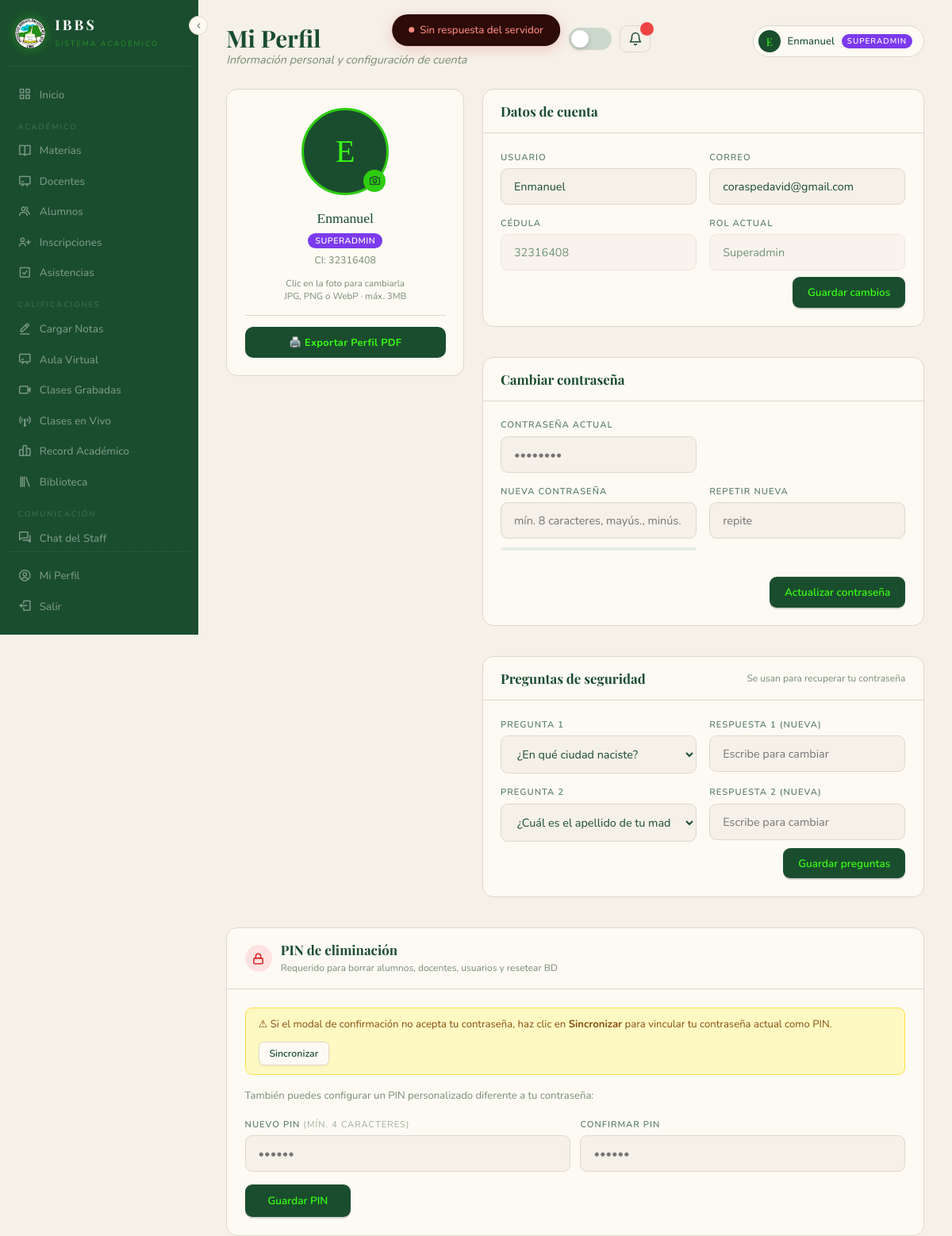
The page /modulo_perfil.php (signed in) on the database its author committed.
### tables this page shows
CREATE TABLE `usuarios` (
  `id` int(11) NOT NULL,
  `usuario` varchar(60) NOT NULL,
  `correo` varchar(120) NOT NULL,
  `cedula` varchar(20) NOT NULL,
  `password_hash` varchar(255) NOT NULL,
  `rol` enum('superadmin','admin','profesor','alumno') DEFAULT 'alumno',
  `activo` tinyint(1) DEFAULT 1,
  `foto` varchar(255) DEFAULT NULL,
  `preg1` varchar(200) DEFAULT NULL,
  `resp1_hash` varchar(255) DEFAULT NULL,
  `preg2` varchar(200) DEFAULT NULL,
  `resp2_hash` varchar(255) DEFAULT NULL,
  `creado_en` datetime DEFAULT current_timestamp(),
  `delete_pin` varchar(255) DEFAULT NULL
);

### modulo_perfil.php (the view, shortened to what this page needs)
<?php
$page_title  = 'Mi Perfil';
$page_sub    = 'Información personal y configuración de cuenta';
$active_link = 'perfil';
include __DIR__.'/layout/head.php';
$con = db();
$u = mysqli_fetch_assoc(mysqli_query($con,"SELECT * FROM usuarios WHERE id=$_uid"));
?>
<div style="display:grid;grid-template-columns:300px 1fr;gap:1.4rem;align-items:start;">
  <div class="card" style="text-align:center;">
    <div class="card-body">
      <div id="fotoWrap" style="position:relative;display:inline-block;margin-bottom:1.2rem;">
        <?php $foto=$u['foto']?'../inicio/'.$u['foto']:null; ?>
        <div id="fotoCircle" style="width:110px;height:110px;border-radius:50%;overflow:hidden;background:var(--ink);display:flex;align-items:center;justify-content:center;margin:0 auto;border:3px solid var(--lime2);cursor:pointer;" onclick="document.getElementById('inputFoto').click()" title="Cambiar foto">
          <?php if($foto && file_exists(__DIR__.'/'.$u['foto'])): ?>
            <img id="fotoImg" src="<?=htmlspecialchars($u['foto'])?>" style="width:100%;height:100%;object-fit:cover;">
          <?php else: ?>
            <span id="fotoIni" style="font-family:'DM Serif Display',serif;font-size:2.5rem;color:var(--lime);"><?=strtoupper(mb_substr($u['usuario'],0,1))?></span>
          <?php endif; ?>
        </div>
        <div style="position:absolute;bottom:4px;right:4px;width:28px;height:28px;background:var(--lime2);border-radius:50%;display:flex;align-items:center;justify-content:center;cursor:pointer;pointer-events:none;">
        </div>
      </div>
      <div style="font-family:'DM Serif Display',serif;font-size:1.1rem;"><?=htmlspecialchars($u['usuario'])?></div>
      <div style="margin-top:.3rem;">
        <span class="badge <?= $u['rol']==='superadmin'?'b-superadmin':($u['rol']==='admin'?'b-admin':($u['rol']==='profesor'?'b-profesor':'b-alumno'))?>"><?=ucfirst($u['rol'])?></span>
      </div>
      <div style="font-size:.78rem;color:var(--muted);margin-top:.4rem;">CI: <?=htmlspecialchars($u['cedula'])?></div>
      <p style="font-size:.72rem;color:var(--muted);margin-top:.8rem;">Clic en la foto para cambiarla<br>JPG, PNG o WebP · máx. 3MB</p>
      <div style="margin-top:1rem;padding-top:.9rem;border-top:1px solid var(--border);">
        <a href="api/export_perfil.php" target="_blank"
           style="display:flex;align-items:center;justify-content:center;gap:.5rem;width:100%;padding:.65rem 0;background:var(--ink);color:var(--lime);border-radius:10px;font-size:.8rem;font-weight:700;text-decoration:none;letter-spacing:.3px;">
          🖨️ Exportar Perfil PDF
        </a>
      </div>
    </div>
  </div>
  <div style="display:flex;flex-direction:column;gap:1.2rem;">
    <div class="card">
      <div class="card-head"><h3>Datos de cuenta</h3></div>
      <div class="card-body">
        <div class="form-grid">
          <div class="field"><label>Usuario</label><input id="pU" value="<?=htmlspecialchars($u['usuario'])?>"></div>
          <div class="field"><label>Correo</label><input id="pM" type="email" value="<?=htmlspecialchars($u['correo'])?>"></div>
          <div class="field"><label>Cédula</label><input id="pCed" value="<?=htmlspecialchars($u['cedula'])?>" readonly style="opacity:.6;cursor:not-allowed;"></div>
          <div class="field"><label>Rol actual</label><input value="<?=ucfirst($u['rol'])?>" readonly style="opacity:.6;cursor:not-allowed;"></div>
        </div>
        <div style="display:flex;justify-content:flex-end;margin-top:.5rem;">
          <button class="btn btn-primary" onclick="guardarDatos()">Guardar cambios</button>
        </div>
      </div>
    </div>
    <div class="card">
      <div class="card-head"><h3>Cambiar contraseña</h3></div>
      <div class="card-body">
        <div class="form-grid">
          <div class="field"><label>Contraseña actual</label><input type="password" id="pPwdAct" placeholder="••••••••"></div>
          <div class="field"></div>
          <div class="field">
            <label>Nueva contraseña</label>
            <input type="password" id="pPwdN" placeholder="mín. 8 caracteres, mayús., minús. y nº" oninput="renderStrength(this.value,'pwdBar')">
            <div style="height:4px;border-radius:2px;background:#e5ede6;margin-top:4px;overflow:hidden;">
            </div>
            <div id="pwdHint" style="font-size:.7rem;color:var(--muted);margin-top:3px;min-height:1rem;"></div>
          </div>
          <div class="field"><label>Repetir nueva</label><input type="password" id="pPwdR" placeholder="repite"></div>
        </div>
        <div style="display:flex;justify-content:flex-end;margin-top:.5rem;">
          <button class="btn btn-primary" onclick="cambiarPwd()">Actualizar contraseña</button>
        </div>
      </div>
    </div>
    <div class="card">
      <div class="card-head"><h3>Preguntas de seguridad</h3>
        <span style="font-size:.75rem;color:var(--muted);">Se usan para recuperar tu contraseña</span>
      </div>
      <div class="card-body">
        <div class="form-grid">
          <div class="field"><label>Pregunta 1</label>
            <select id="pPrg1">
              <?php $pregs=['¿Cuál es el nombre de tu primera mascota?','¿En qué ciudad naciste?','¿Cuál es el apellido de tu madre?','¿Cuál fue el nombre de tu primera escuela?','¿Cuál es tu comida favorita?','¿Cuál es el nombre de tu mejor amigo de infancia?'];
              foreach($pregs as $p): ?>
              <option <?=$u['preg1']===$p?'selected':''?>><?=htmlspecialchars($p)?></option>
              <?php endforeach; ?>
            </select>
          </div>
          <div class="field"><label>Respuesta 1 (nueva)</label><input id="pR1" placeholder="Escribe para cambiar"></div>
          <div class="field"><label>Pregunta 2</label>
            <select id="pPrg2">
              <?php foreach($pregs as $p): ?>
              <option <?=$u['preg2']===$p?'selected':''?>><?=htmlspecialchars($p)?></option>
              <?php endforeach; ?>
            </select>
          </div>
          <div class="field"><label>Respuesta 2 (nueva)</label><input id="pR2" placeholder="Escribe para cambiar"></div>
        </div>
        <div style="display:flex;justify-content:flex-end;margin-top:.5rem;">
          <button class="btn btn-primary" onclick="guardarPregs()">Guardar preguntas</button>
        </div>
      </div>
    </div>
  </div>
</div>
<?php if(in_array($_rol,['superadmin','admin'])): ?>
<div class="card" style="margin-top:1.2rem;border:1.5px solid var(--border);">
  <div class="card-head">
    <div style="display:flex;align-items:center;gap:.7rem;">
      <div style="width:34px;height:34px;border-radius:50%;background:#fee2e2;display:flex;align-items:center;justify-content:center;flex-shrink:0;">
        <svg width="15" height="15" viewBox="0 0 24 24" fill="none" stroke="#dc2626" stroke-width="2.5" stroke-linecap="round" stroke-linejoin="round"><rect x="3" y="11" width="18" height="11" rx="2"/><path d="M7 11V7a5 5 0 0 1 10 0v4"/></svg>
      </div>
      <div>
        <h3>PIN de eliminación</h3>
        <span style="font-size:.75rem;color:var(--muted);">Requerido para borrar alumnos, docentes, usuarios y resetear BD</span>
      </div>
    </div>
  </div>
  <div class="card-body">
    <div id="alertPinSync" style="background:#fef9c3;border:1px solid #fde047;border-radius:9px;padding:.7rem 1rem;font-size:.82rem;color:#854d0e;margin-bottom:1rem;display:flex;align-items:center;justify-content:space-between;gap:.8rem;flex-wrap:wrap;">
      <span>⚠ Si el modal de confirmación no acepta tu contraseña, haz clic en <strong>Sincronizar</strong> para vincular tu contraseña actual como PIN.</span>
      <button class="btn btn-sm btn-secondary" onclick="mostrarSync()" style="flex-shrink:0;">Sincronizar</button>
    </div>
    <p style="font-size:.82rem;color:var(--muted);margin-bottom:1.1rem;line-height:1.6;">
      También puedes configurar un PIN personalizado diferente a tu contraseña:
    </p>
    <div style="display:grid;grid-template-columns:1fr 1fr;gap:.8rem;margin-bottom:1rem;">
      <div class="field">
        <label>Nuevo PIN <span style="font-weight:400;color:var(--muted);">(mín. 4 caracteres)</span></label>
        <input type="password" id="pinNuevo" placeholder="••••••" autocomplete="new-password">
      </div>
      <div class="field">
        <label>Confirmar PIN</label>
        <input type="password" id="pinConfirm" placeholder="••••••" autocomplete="new-password">
      </div>
    </div>
    <button class="btn btn-primary" style="width:auto;padding:.7rem 1.8rem;" onclick="guardarPin()">
      Guardar PIN
    </button>
  </div>
</div>
<?php endif; ?>
<?php include __DIR__.'/layout/foot.php'; ?>

### layout/head.php (shortened to what this page needs)
<?php
$_u   = $_SESSION['usuario']??'Usuario';
$_rol = $_SESSION['rol']??'profesor';
$_uid = (int)($_SESSION['user_id']??0);
$_ini = strtoupper(mb_substr($_u,0,1));
$_foto= $_SESSION['foto']??null;
?><!DOCTYPE html>
<html lang="es-VE">
<head>
<link rel="stylesheet" href="assets/ibbs.css">
<link rel="stylesheet" href="assets/libs/boxicons/boxicons.min.css">
</head>
<body>
<div id="toast"><span class="tdot"></span><span id="tmsg"></span></div>
<nav id="sb" role="navigation" aria-label="Menú principal">
  <a href="index.php" class="sb-brand">
    <div class="sb-logo" style="background:none;border-radius:50%;overflow:hidden;width:38px;height:38px;flex-shrink:0;">
      <img src="assets/logo.jpg" alt="IBBS" style="width:100%;height:100%;object-fit:cover;">
    </div>
    <div class="sb-wordmark"><strong>IBBS</strong><small>Sistema Académico</small></div>
  </a>
  <ul class="sb-nav">
    <li><a href="index.php" class="sb-link <?=$active_link==='inicio'?'act':''?>"><i class="bx bx-grid-alt"></i><span class="sb-lbl">Inicio</span></a></li>
    <?php if(in_array($_rol,['superadmin','admin'])): ?>
    <div class="sb-section">Académico</div>
    <li><a href="modulo_materias.php" class="sb-link <?=$active_link==='materias'?'act':''?>"><i class="bx bx-book-open"></i><span class="sb-lbl">Materias</span></a></li>
    <li><a href="modulo_docentes.php" class="sb-link <?=$active_link==='docentes'?'act':''?>"><i class="bx bx-chalkboard"></i><span class="sb-lbl">Docentes</span></a></li>
    <li><a href="modulo_alumnos.php" class="sb-link <?=$active_link==='alumnos'?'act':''?>"><i class="bx bx-group"></i><span class="sb-lbl">Alumnos</span></a></li>
    <li><a href="modulo_inscripciones.php" class="sb-link <?=$active_link==='inscripciones'?'act':''?>"><i class="bx bx-user-plus"></i><span class="sb-lbl">Inscripciones</span></a></li>
    <li><a href="modulo_asistencias.php" class="sb-link <?=$active_link==='asistencias'?'act':''?>"><i class="bx bx-check-square"></i><span class="sb-lbl">Asistencias</span></a></li>
    <?php endif; ?>
    <div class="sb-section">Calificaciones</div>
    <?php if(in_array($_rol,['superadmin','admin'])): ?>
    <li><a href="modulo_notas.php" class="sb-link <?=$active_link==='notas'?'act':''?>"><i class="bx bx-edit-alt"></i><span class="sb-lbl">Cargar Notas</span></a></li>
    <?php elseif($_rol==='profesor'): ?>
    <li><a href="modulo_notas.php" class="sb-link <?=$active_link==='notas'?'act':''?>"><i class="bx bx-edit-alt"></i><span class="sb-lbl">Cargar Notas</span></a></li>
    <?php endif; ?>
    <?php if(in_array($_rol,['superadmin','admin','profesor'])): ?>
    <li><a href="modulo_aula.php" class="sb-link <?=$active_link==='aula'?'act':''?>"><i class="bx bx-chalkboard"></i><span class="sb-lbl">Aula Virtual</span></a></li>
    <li><a href="modulo_grabaciones.php" class="sb-link <?=$active_link==='grabaciones'?'act':''?>"><i class="bx bx-video"></i><span class="sb-lbl">Clases Grabadas</span></a></li>
    <li><a href="modulo_vivo.php" class="sb-link <?=$active_link==='vivo'?'act':''?>"><i class="bx bx-broadcast"></i><span class="sb-lbl">Clases en Vivo</span></a></li>
    <?php endif; ?>
    <?php if(in_array($_rol,['superadmin','admin'])): ?>
    <li><a href="modulo_record.php" class="sb-link <?=$active_link==='record'?'act':''?>"><i class="bx bx-bar-chart-alt-2"></i><span class="sb-lbl">Record Académico</span></a></li>
    <?php endif; ?>
    <?php if(in_array($_rol,['superadmin','admin','profesor'])): ?>
    <li><a href="modulo_biblioteca.php" class="sb-link <?=$active_link==='biblioteca'?'act':''?>"><i class="bx bx-library"></i><span class="sb-lbl">Biblioteca</span></a></li>
    <?php endif; ?>
    <?php if(in_array($_rol,['superadmin','admin','profesor'])): ?>
    <div class="sb-section">Comunicación</div>
    <li><a href="modulo_chat_general.php" class="sb-link <?=$active_link==='chat_staff'?'act':''?>"><i class="bx bx-conversation"></i><span class="sb-lbl">Chat del Staff</span></a></li>
    <?php endif; ?>
  </ul>
  <div class="sb-bottom">
    <a href="modulo_perfil.php" class="sb-action" style="text-decoration:none;">
      <?php if($_foto && file_exists(__DIR__.'/'.$_foto)): ?>
        <img src="<?=htmlspecialchars($_foto)?>" style="width:24px;height:24px;border-radius:50%;object-fit:cover;flex-shrink:0;">
      <?php else: ?>
        <i class="bx bx-user-circle"></i>
      <?php endif; ?>
      <span class="sb-lbl">Mi Perfil</span>
    </a>
    <form action="cerrar_sesion.php" method="post">
      <button type="submit" class="sb-action"><i class="bx bx-log-out"></i><span class="sb-lbl">Salir</span></button>
    </form>
  </div>
</nav>
<button id="toggler" onclick="toggleSB()"><svg id="togico" width="11" height="11" viewBox="0 0 24 24" fill="none" stroke="currentColor" stroke-width="2.5" stroke-linecap="round" stroke-linejoin="round"><polyline points="15 18 9 12 15 6"/></svg></button>
<main id="main">
<div class="topbar">
  <div><h1 class="page-title"><?=htmlspecialchars($page_title)?><em><?=htmlspecialchars($page_sub??'')?></em></h1></div>
  <div style="display:flex;align-items:center;gap:.6rem;">
    <button id="themeToggle" onclick="toggleTheme()" title="Modo claro / oscuro" aria-label="Cambiar tema">
      <svg class="t-moon" viewBox="0 0 24 24" fill="none" stroke="currentColor" stroke-width="2.5" stroke-linecap="round" stroke-linejoin="round"><path d="M21 12.79A9 9 0 1 1 11.21 3 7 7 0 0 0 21 12.79z"/></svg>
    </button>
    <div style="position:relative;">
      <button id="notifBell" onclick="<?= in_array($_rol,['superadmin','admin']) ? "window.location='modulo_herramientas.php'" : 'toggleNotifDrop()' ?>" title="Notificaciones"
        style="position:relative;background:none;border:1.5px solid var(--border);border-radius:9px;padding:.45rem .6rem;cursor:pointer;display:flex;align-items:center;color:var(--ink);">
        <svg width="18" height="18" viewBox="0 0 24 24" fill="none" stroke="currentColor" stroke-width="2" stroke-linecap="round" stroke-linejoin="round"><path d="M18 8A6 6 0 0 0 6 8c0 7-3 9-3 9h18s-3-2-3-9"/><path d="M13.73 21a2 2 0 0 1-3.46 0"/></svg>
        <span id="notifCount" style="display:none;position:absolute;top:-5px;right:-5px;background:#ef4444;color:#fff;border-radius:50%;width:17px;height:17px;font-size:.55rem;font-weight:700;display:flex;align-items:center;justify-content:center;line-height:1;"></span>
      </button>
    </div>
  </div>
  <div class="user-pill">
    <?php if($_foto && file_exists(__DIR__.'/'.$_foto)): ?>
      <img src="<?=htmlspecialchars($_foto)?>" style="width:30px;height:30px;border-radius:50%;object-fit:cover;">
    <?php else: ?>
      <div class="user-ava"><?=$_ini?></div>
    <?php endif; ?>
    <span class="user-name"><?=htmlspecialchars($_u)?></span>
    <span class="user-rol <?=$_rol?>"><?=ucfirst($_rol)?></span>
  </div>
</div>

### layout/foot.php (shortened to what this page needs)
</main>
</body>
</html>

### rows shown on the page
usuarios: usuario "E", usuario "Enmanuel", rol "SUPERADMIN", cedula "32316408", correo "coraspedavid@gmail.com", rol "Superadmin", preg1 "¿En qué ciudad naciste?", preg2 "¿Cuál es el apellido de tu madre?"

### other values the page prints
$page_title "Mi Perfil"
$page_sub "Información personal y configuración de cuenta"
$_ini "E"
$_u "Enmanuel"
$_rol "SUPERADMIN"
